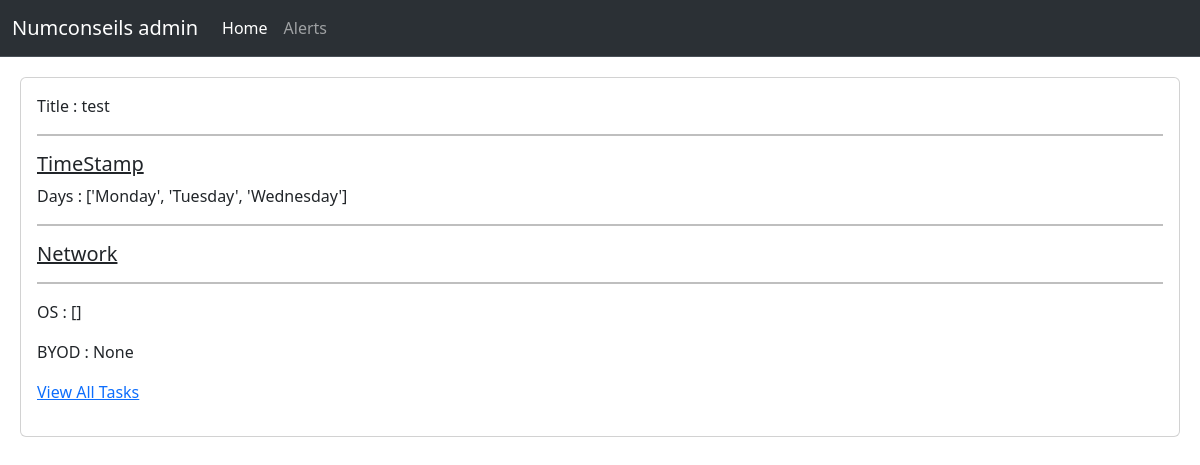
Before: /1/ with the older database file.
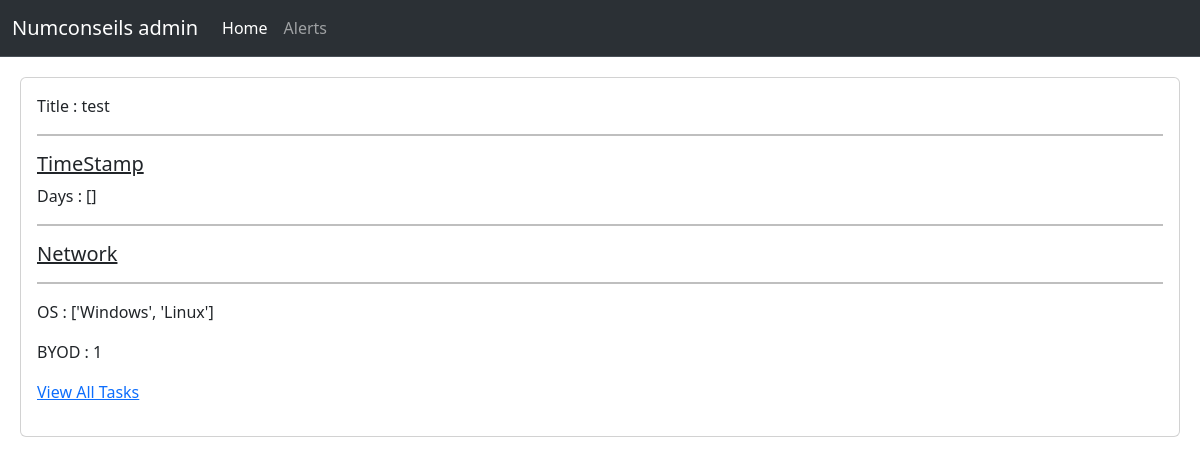
After: the same page with the newer database file.
### filter/models.py (models this page shows, shortened)
class Filter(models.Model):
    name = models.CharField( max_length=65, unique=True)
    days = models.CharField(verbose_name="Days status", max_length=100,blank=True)
    start_time = models.TimeField(verbose_name="Start time",null=True, blank=True)
    end_time = models.TimeField(verbose_name="End time",null=True, blank=True)
    start_date = models.DateField(verbose_name="Start date",null=True, blank=True)
    end_date = models.DateField(verbose_name="End date",null=True, blank=True)
    os = models.CharField(max_length=50, blank=True)
    network = models.CharField(verbose_name='IP address', max_length=20, blank=True)
    subnet = models.CharField(verbose_name='Subnet',max_length=20, blank=True)
    router = models.CharField(verbose_name='Router', max_length=20, blank=True)
    DHCP = models.CharField(verbose_name="DHCP", max_length=20, blank=True)
    DNS = models.CharField(verbose_name="DNS", max_length=50, blank=True)
    BYOD = models.IntegerField(verbose_name="BYOD",null=True, blank=True)

### filter/views.py (the view)
# urls.py: re_path(r'^(?P<pk>\d+)/$', filter_detail, name='filter_detail'),
def filter_detail(request, pk):
    task = get_object_or_404(Filter, pk=pk)
    return render(request, "filter/filter_detail.html", { "task": task}) #, "task_extra": task_extra })

### filter/templates/filter/filter_detail.html (shortened to what this page needs)
{% extends "filter/index.html" %}
{% block content %}
<div class="card">
    <div class="card-body">
        <p> Title : {{ task.name }} </p>
        <hr style="border: 1px solid black;">
            <h5><U> TimeStamp </U></h5>
        {% if task.days %}
            <p> Days : {{ task.days }} </p>
        {% endif %}
        <hr style="border: 1px solid black;">
        <h5><U> Network </U></h5>
        <hr style="border: 1px solid black;">
        {% if task.os %}
            <p> OS : {{task.os}} </p>
        {% endif %}
        {% if task.os %}
            <p> BYOD : {{task.BYOD}} </p>
        {% endif %}
        <p> <a href="{% url 'filter_list' %}">View All Tasks</a>
        </p>
    </div>
</div>
{% endblock %}

Changed rows visible on the page:
changed Filter "test": days "['Monday', 'Tuesday', 'Wednesday']" → "[]"; os "[]" → "['Windows', 'Linux']"; BYOD "None" → "1"
